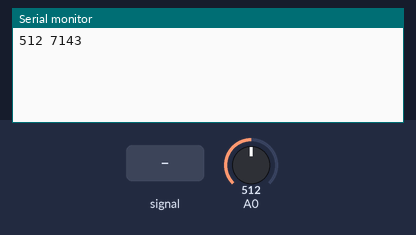
A sketch run on a simulated ESP8266 (NodeMCU). Shown: the last lines printed to the serial monitor. The inputs (shaded band) are chosen by the test bench; at power-on: A0 = 512.

Above: at 1.2 s.
1.3 s: A0 fed a 200 Hz sine of ±81 counts around its level
At 2.6 s:
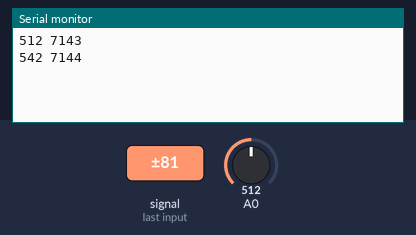
2.8 s: A0 set to 716
At 3.8 s:
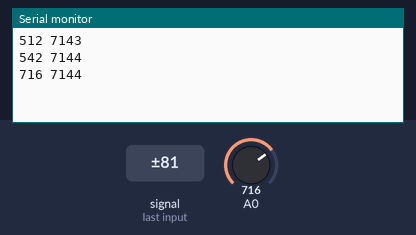
4.3 s: A0 fed a 1000 Hz sine of ±255 counts around its level
At 5.6 s:
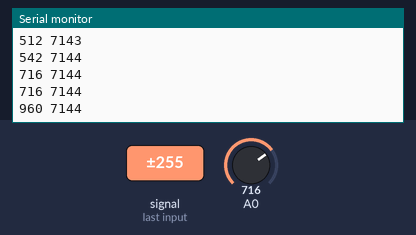
5.8 s: A0 set to 900
At 6.3 s:
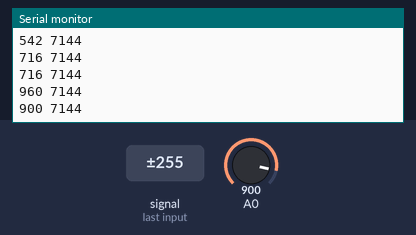
Timing chart, 0 to 8.3 s (numbered marks = the images above; inputs shaded):
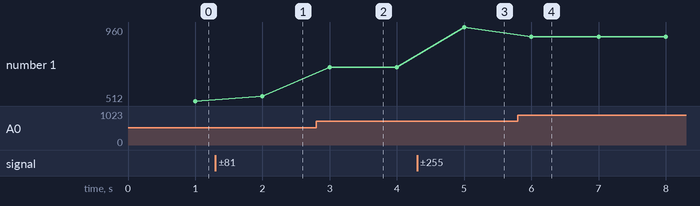

The sketch:

esp8266_test_13_MCP3008_1_internalADC_test.ino
```cpp
//2-5-2021
//internal ADC speed test

long int sample = 0;
int value = 0;


#define LED 2  //On board LED
bool busy = false;
//=======================================================================
void ICACHE_RAM_ATTR onTimerISR() {
  //digitalWrite(LED, !(digitalRead(LED))); //Toggle LED Pin
  /*if (!busy) {
    busy = true;
    sample = adcRead(0);
    busy = false;
  } */
  value = analogRead(A0);
  sample++;
}


void setup()
{
  //pinMode(CS_PIN, OUTPUT);
  //SPI.begin();
  //SPI.setBitOrder(MSBFIRST);
  //SPI.setDataMode(SPI_MODE0);
  //SPI.setFrequency(2000000);
  //Serial.begin(500000);
  //digitalWrite(CS_PIN, HIGH);
  Serial.begin(115200);
  Serial.println("");

  //pinMode(LED, OUTPUT);

  //Initialize Ticker
  timer1_attachInterrupt(onTimerISR);
  timer1_enable(TIM_DIV16, TIM_EDGE, TIM_LOOP);
  //timer1_write(5000000);
  timer1_write(700); //10ksps
  //timer1_write(8000); //10ksps

}

int samples[1000];

void loop()
{
  delayMicroseconds(1000000);
  Serial.print(value);
  Serial.print(" ");
  Serial.println(sample);
  sample=0;
  //Serial.println(".");
}
//=======================================================================
```

Measured:
- after the input at 1.3 s, the serial monitor: prints a new line after 0.70 s (image 1)
- after the input at 2.8 s, the serial monitor: prints a new line after 0.20 s (image 2)
- after the input at 4.3 s, the serial monitor: prints a new line after 0.70 s (image 3)
- after the input at 5.8 s, the serial monitor: prints a new line after 0.20 s (image 4)
- plotted number 1: 512 → 542 after the input at 1.3 s, 542 → 716 after the input at 2.8 s, 716 → 960 after the input at 4.3 s, 960 → 900 after the input at 5.8 s
